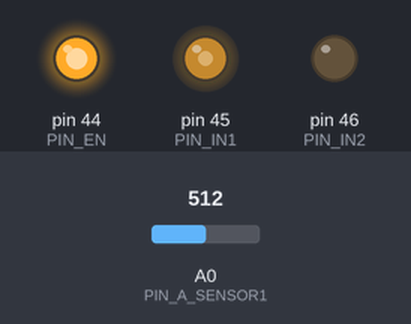
This program was run on a simulated Arduino Mega 2560, built with avr-gcc and run on an emulated ATmega2560. Shown: output pins drawn as LEDs (lit = HIGH). The test bench sets the inputs (shaded band); at power-on: A0 (PIN_A_SENSOR1) = 512.

Above: at 5.8 s.
5.9 s: A0 (PIN_A_SENSOR1) set to 716
At 9.4 s:
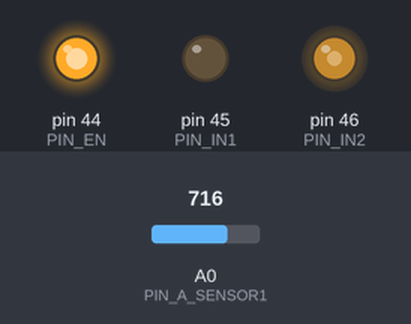
16.5 s: A0 (PIN_A_SENSOR1) set to 900
At 18.3 s:
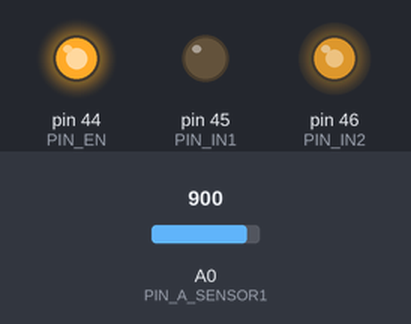
27.3 s: A0 (PIN_A_SENSOR1) set to 190
38.1 s: A0 (PIN_A_SENSOR1) set to 0
At 41.2 s:
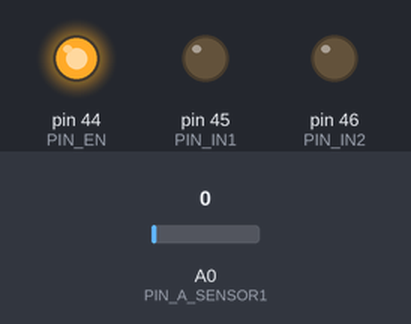
48.9 s: A0 (PIN_A_SENSOR1) set to 3
54.9 s: A0 (PIN_A_SENSOR1) set to 6
At 57.8 s:
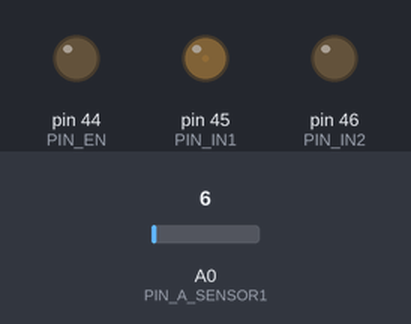
Timing chart, 0 to 66.5 s (numbered marks = the images above; inputs shaded):
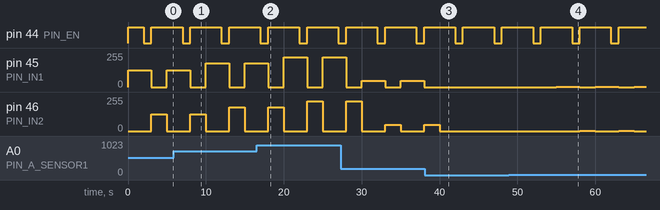

Measured:
- the behaviour switches between 4 and 5 on A0 (PIN_A_SENSOR1) (found by bisection; images 3 and 4)
- after the input at 38.1 s, pin 45 (PIN_IN1): stops changing and stays 0/255; pin 46 (PIN_IN2): goes on until 40.0 s, then stays 0/255
- after the input at 54.9 s, pin 45 (PIN_IN1): alternates 1/255 for 3.0 s and 0/255 for 2.0 s, starting after 0.11 s; pin 46 (PIN_IN2): alternates 1/255 for 2.0 s and 0/255 for 3.0 s, starting after 3.1 s
- by itself, pin 44 (PIN_EN): alternates HIGH for 4.0 s and LOW for 1.0 s
- by itself, pin 45 (PIN_IN1): alternates 47/255 for 3.0 s and 0/255 for 2.0 s

The program:

main.cpp
```cpp
#include <Arduino.h>
#include <Wire.h>
#include <MD_Parola.h>
#include <MD_MAX72xx.h>
#include <SPI.h>

#include "LiquidCrystal_I2C.h"
#include "matrix_display.h"

#include "led.h"
#include "tombol.h"
#include "potensio.h"
#include "lcd.h"
#include "speaker.h"
#include <Stepper.h>

#define PIN_EN 44
#define PIN_IN1 45
#define PIN_IN2 46

void setup()
{
    pinMode(PIN_EN, OUTPUT);
    pinMode(PIN_IN1, OUTPUT);
    pinMode(PIN_IN2, OUTPUT);
}
void loop()
{
    int speed = bacaSensor(A0);
    speed = map(speed, 0, 1023, 0, 255);
    digitalWrite(PIN_EN, HIGH);
    // digitalWrite(PIN_IN1, HIGH);
    analogWrite(PIN_IN1, speed);
    digitalWrite(PIN_IN2, LOW);
    delay(2000);

    digitalWrite(PIN_EN, LOW);
    delay(1000);

    digitalWrite(PIN_EN, HIGH);
    digitalWrite(PIN_IN1, LOW);
    // digitalWrite(PIN_IN2, HIGH);
    analogWrite(PIN_IN2, speed);
    delay(2000);
}
```

led.h
```cpp
#ifndef __LED_H__
#define __LED_H__

#define PIN_LED1 22
#define PIN_LED2 23
#define PIN_LED3 24
#define PIN_LED4 25
#define PIN_LED5 26
#define PIN_LED6 27
#define PIN_LED7 28
#define PIN_LED8 29

#define LED1_ON digitalWrite(PIN_LED1, HIGH)
#define LED2_ON digitalWrite(PIN_LED2, HIGH)
#define LED3_ON digitalWrite(PIN_LED3, HIGH)
#define LED4_ON digitalWrite(PIN_LED4, HIGH)
#define LED5_ON digitalWrite(PIN_LED5, HIGH)
#define LED6_ON digitalWrite(PIN_LED6, HIGH)
#define LED7_ON digitalWrite(PIN_LED7, HIGH)
#define LED8_ON digitalWrite(PIN_LED8, HIGH)

#define LED1_OFF digitalWrite(PIN_LED1, LOW)
#define LED2_OFF digitalWrite(PIN_LED2, LOW)
#define LED3_OFF digitalWrite(PIN_LED3, LOW)
#define LED4_OFF digitalWrite(PIN_LED4, LOW)
#define LED5_OFF digitalWrite(PIN_LED5, LOW)
#define LED6_OFF digitalWrite(PIN_LED6, LOW)
#define LED7_OFF digitalWrite(PIN_LED7, LOW)
#define LED8_OFF digitalWrite(PIN_LED8, LOW)

void konfigurasi_led()
{
    // atur PORTA 0->7 sbgai output
    DDRA = 0b11111111;
    // Led_ON_All();
}

void Led_ON_All()
{
    LED1_ON;
    LED2_ON;
    LED3_ON;
    LED4_ON;
    LED5_ON;
    LED6_ON;
    LED7_ON;
    LED8_ON;
}
void Led_OFF_All()
{
    LED1_OFF;
    LED2_OFF;
    LED3_OFF;
    LED4_OFF;
    LED5_OFF;
    LED6_OFF;
    LED7_OFF;
    LED8_OFF;
}


#endif
```

matrix_display.h
```cpp
#include <MD_Parola.h>
#include <MD_MAX72xx.h>
#include <SPI.h>
#include "tombol.h"

#define HARDWARE_TYPE MD_MAX72XX::FC16_HW
#define MAX_DEVICES 4

#define CLK_PIN 12
#define DATA_PIN 13
#define CS_PIN 11

MD_Parola P = MD_Parola(HARDWARE_TYPE, DATA_PIN, CLK_PIN, CS_PIN, MAX_DEVICES);

void konfigurasi_matrix(void)
{
    konfigurasi_tombol();
    P.begin();
}

void tampilkan_lampu_sein(void)
{
    if (TOMBOL1_DITEKAN)
    {
        if (P.displayAnimate())
            P.displayText("==>>", PA_CENTER, 20, 0, PA_SCROLL_LEFT, PA_SCROLL_LEFT);
        P.setZoneEffect(0, true, PA_FLIP_LR);
        P.setZoneEffect(0, true, PA_FLIP_UD);
    }
    if (TOMBOL2_DITEKAN)
    {
        if (P.displayAnimate())
            P.displayText("<<==", PA_CENTER, 20, 0, PA_SCROLL_RIGHT, PA_SCROLL_RIGHT);
        P.setZoneEffect(0, true, PA_FLIP_LR);
        P.setZoneEffect(0, true, PA_FLIP_UD);
    }
    if((!TOMBOL1_DITEKAN) && (!TOMBOL2_DITEKAN)){
        // P.displayReset();
        P.displayClear();
    }
}
```

potensio.h
```cpp
#ifndef __POTENSIO_H__
#define __POTENSIO_H__

#define PIN_A_SENSOR1 A0
#define PIN_A_SENSOR2 A1
#define PIN_A_SENSOR3 A2
#define PIN_A_SENSOR4 A3
#define PIN_A_SENSOR5 A4
#define PIN_A_SENSOR6 A5
#define PIN_A_SENSOR7 A6
#define PIN_A_SENSOR8 A7

/// map one numerical span to another with floating point values
double mapFloat (double x, double in_min, double in_max, double out_min, double out_max) {
    return (x - in_min) * (out_max - out_min) / (in_max - in_min) + out_min;
}
int bacaSensor(uint8_t no_sensor){
  // konversi data sinyal analog ke digital, simpan pada variabel
  uint16_t nilai_sensor = analogRead(no_sensor);
  // tampilkan nilai sensor
  Serial.println("Sensor anda [digital raw] pada pin "+String(no_sensor)+":"+String(nilai_sensor));
  return nilai_sensor;
}
void bacaSensor(){
  for (int i = 54; i <= 61; i++)
  {
    uint16_t tmp = analogRead(i);
    Serial.println("Value "+String(i)+" :["+tmp+"], Voltage:["+String(mapFloat(tmp,0,1023,0,5))+" volt]");
  }
}


#endif
```

speaker.h
```cpp
#include <Arduino.h>

class Speaker
{
private:
  int pin_speaker;
  int ts;

public:
  Speaker(int _pin_speaker)
  {
    pin_speaker = _pin_speaker;
    pinMode(pin_speaker, OUTPUT);
  };
  ~Speaker(){};
  void Train(int speed)
  {
    // alarm kereta api
    // 1000 Hz selama 1 detik
    for (int i = 0; i <= 1000; i++)
    {
      digitalWrite(pin_speaker, HIGH);
      delayMicroseconds(500 / speed);
      digitalWrite(pin_speaker, LOW);
      delayMicroseconds(500 / speed);
    }
    // 500 Hz selama 1 detik
    for (int i = 0; i <= 500; i++)
    {
      digitalWrite(pin_speaker, HIGH);
      delayMicroseconds(1000 / speed);
      digitalWrite(pin_speaker, LOW);
      delayMicroseconds(1000 / speed);
    }
  }
  void Telp()
  {

    // 400Hz selamat 0,5 detik
    for (int i = 0; i <= 200; i++)
    {
      digitalWrite(pin_speaker, HIGH);
      delayMicroseconds(1250);
      digitalWrite(pin_speaker, LOW);
      delayMicroseconds(1250);
    }
    // diam 0.5s
    digitalWrite(pin_speaker, LOW);
    delay(500);
  }
  void Waiting()
  {
    for (int j = 0; j < 20; j++)
    {

      for (int i = 0; i <= 8; i++)
      {
        digitalWrite(pin_speaker, HIGH);
        delayMicroseconds(1520);
        digitalWrite(pin_speaker, LOW);
        delayMicroseconds(1520);
      }
      for (int i = 0; i <= 12; i++)
      {
        digitalWrite(pin_speaker, HIGH);
        delayMicroseconds(1041);
        digitalWrite(pin_speaker, LOW);
        delayMicroseconds(1041);
      }
    }
    delay(2000);
  }
  // oktaf 1 ==========================
  void Do1(int l)
  {
    ts = 3822;
    for (int i = 0; i <= l; i++)
    {
      digitalWrite(pin_speaker, HIGH);
      delayMicroseconds(ts);
      digitalWrite(pin_speaker, LOW);
      delayMicroseconds(ts);
    }
  }
  void Re1(int l)
  {
    ts = 3405;
    for (int i = 0; i <= l; i++)
    {
      digitalWrite(pin_speaker, HIGH);
      delayMicroseconds(ts);
      digitalWrite(pin_speaker, LOW);
      delayMicroseconds(ts);
    }
  }
  void Mi1(int l)
  {
    ts = 3034;
    for (int i = 0; i <= l; i++)
    {
      digitalWrite(pin_speaker, HIGH);
      delayMicroseconds(ts);
      digitalWrite(pin_speaker, LOW);
      delayMicroseconds(ts);
    }
  }
  void Fa1(int l)
  {
    ts = 2864;
    for (int i = 0; i <= l; i++)
    {
      digitalWrite(pin_speaker, HIGH);
      delayMicroseconds(ts);
      digitalWrite(pin_speaker, LOW);
      delayMicroseconds(ts);
    }
  }
  void Sol1(int l)
  {
    ts = 2551;
    for (int i = 0; i <= l; i++)
    {
      digitalWrite(pin_speaker, HIGH);
      delayMicroseconds(ts);
      digitalWrite(pin_speaker, LOW);
      delayMicroseconds(ts);
    }
  }
  void La1(int l)
  {
    ts = 2273;
    for (int i = 0; i <= l; i++)
    {
      digitalWrite(pin_speaker, HIGH);
      delayMicroseconds(ts);
      digitalWrite(pin_speaker, LOW);
      delayMicroseconds(ts);
    }
  }
  void Si1(int l)
  {
    ts = 2025;
    for (int i = 0; i <= l; i++)
    {
      digitalWrite(pin_speaker, HIGH);
      delayMicroseconds(ts);
      digitalWrite(pin_speaker, LOW);
      delayMicroseconds(ts);
    }
  }
  // oktaf 2 ==========================
  void Do2(int l)
  {
    ts = 1911;
    for (int i = 0; i <= l; i++)
    {
      digitalWrite(pin_speaker, HIGH);
      delayMicroseconds(ts);
      digitalWrite(pin_speaker, LOW);
      delayMicroseconds(ts);
    }
  }
  void Re2(int l)
  {
    ts = 1703;
    for (int i = 0; i <= l; i++)
    {
      digitalWrite(pin_speaker, HIGH);
      delayMicroseconds(ts);
      digitalWrite(pin_speaker, LOW);
      delayMicroseconds(ts);
    }
  }
  void Mi2(int l)
  {
    ts = 1517;
    for (int i = 0; i <= l; i++)
    {
      digitalWrite(pin_speaker, HIGH);
      delayMicroseconds(ts);
      digitalWrite(pin_speaker, LOW);
      delayMicroseconds(ts);
    }
  }
  void Fa2(int l)
  {
    ts = 1432;
    for (int i = 0; i <= l; i++)
    {
      digitalWrite(pin_speaker, HIGH);
      delayMicroseconds(ts);
      digitalWrite(pin_speaker, LOW);
      delayMicroseconds(ts);
    }
  }
  void So2(int l)
  {
    ts = 1276;
    for (int i = 0; i <= l; i++)
    {
      digitalWrite(pin_speaker, HIGH);
      delayMicroseconds(ts);
      digitalWrite(pin_speaker, LOW);
      delayMicroseconds(ts);
    }
  }
  void La2(int l)
  {
    ts = 1136;
    for (int i = 0; i <= l; i++)
    {
      digitalWrite(pin_speaker, HIGH);
      delayMicroseconds(ts);
      digitalWrite(pin_speaker, LOW);
      delayMicroseconds(ts);
    }
  }
  void Si2(int l)
  {
    ts = 1012;
    for (int i = 0; i <= l; i++)
    {
      digitalWrite(pin_speaker, HIGH);
      delayMicroseconds(ts);
      digitalWrite(pin_speaker, LOW);
      delayMicroseconds(ts);
    }
  }
  // oktaf 3 ==========================
  void Do3(int l)
  {
    ts = 956;
    for (int i = 0; i <= l; i++)
    {
      digitalWrite(pin_speaker, HIGH);
      delayMicroseconds(ts);
      digitalWrite(pin_speaker, LOW);
      delayMicroseconds(ts);
    }
  }

  void PlayPiano(int pause)
  {
    Do2(pause);
    Re2(pause);
    Mi2(pause);
    Fa2(pause);
    So2(pause);
    La2(pause);
    Si2(pause);
    Do3(pause);
  }
  void PlaySorak2()
  {
    // bait 1
    Mi1(50);
    Fa1(40);
    Sol1(90);
    delay(10);
    Sol1(90);
    Do2(130);
    Re2(146);
    Mi2(300);
    Do2(130);
    Si1(60);
    Do2(50);
    Re2(146);
    Fa2(174);
    Mi2(164);
    Re2(141);
    Do2(200);
    delay(50);

    // bait 2
    Mi1(50);
    Fa1(40);
    Sol1(90);
    delay(10);
    Sol1(90);
    Do2(130);
    Re2(146);
    Mi2(300);
    Do2(130);
    Si1(60);
    Do2(50);
    Re2(146);
    Fa2(174);
    Mi2(164);
    Re2(141);
    Do2(150);
    delay(50);
    // bait3
    Mi2(100);
    Fa2(110);
    So2(196);
    delay(10);
    So2(196);
    La2(250);
    delay(50);
    La2(220);
    So2(300);
    delay(50);

    // bait4
    Mi2(100);
    Fa2(110);
    So2(196);
    delay(10);
    So2(196);
    La2(220);
    delay(10);
    La2(220);
    So2(300);
    delay(50);
    // bait 5
    Re2(110);
    Mi2(114);
    Fa2(174);
    delay(30);
    Fa2(174);
    So2(196);
    delay(30);
    So2(196);
    Mi2(200);
    Do2(130);
    Si1(100);
    Do2(100);
    Re2(146);
    Fa2(174);
    Mi2(164);
    Re2(146);
    Do2(130);
    delay(3000);
  }
};
```

tombol.h
```cpp
#ifndef __TOMBOL_H__
#define __TOMBOL_H__

#define PIN_TOMBOL1     50
#define PIN_TOMBOL2     51
#define PIN_TOMBOL3     52
#define PIN_TOMBOL4     53

#define TOMBOL1_DITEKAN     digitalRead(PIN_TOMBOL1) == LOW
#define TOMBOL2_DITEKAN     digitalRead(PIN_TOMBOL2) == LOW
#define TOMBOL3_DITEKAN     digitalRead(PIN_TOMBOL3) == LOW
#define TOMBOL4_DITEKAN     digitalRead(PIN_TOMBOL4) == LOW

void konfigurasi_tombol(){
    // atur PORTB 0->7 sbgai input
    DDRB = 0b00000000;
    // aktifkan Rinternal pullup pada pin PB0 -> PB7
    PORTB = 0b11111111;
}

void baca_tombol(void){
    // jika tombol 1 ditekan
    if (TOMBOL1_DITEKAN){/* maka lakukan tampilkan pesan*/Serial.println("tombol 1 ditekan");}
    if (TOMBOL2_DITEKAN){/* maka lakukan tampilkan pesan*/Serial.println("tombol 2 ditekan");}
    if (TOMBOL3_DITEKAN){/* maka lakukan tampilkan pesan*/Serial.println("tombol 3 ditekan");}
    if (TOMBOL4_DITEKAN){/* maka lakukan tampilkan pesan*/Serial.println("tombol 4 ditekan");}
    // return 1;
}

uint8_t bacaTombol(void){
    // jika tombol 1 ditekan
    uint8_t data_tombol = 0;
    if (TOMBOL1_DITEKAN){/* maka lakukan tampilkan pesan*/data_tombol = 1;}
    if (TOMBOL2_DITEKAN){/* maka lakukan tampilkan pesan*/data_tombol = 2;}
    if (TOMBOL3_DITEKAN){/* maka lakukan tampilkan pesan*/data_tombol = 3;}
    if (TOMBOL4_DITEKAN){/* maka lakukan tampilkan pesan*/data_tombol = 4;}
    return data_tombol;
}

#endif
```

lcd.h
```cpp
#ifndef __LCD_H__
#define __LCD_H__
#include "LiquidCrystal_I2C.h"
LiquidCrystal_I2C lcd(0x27, 20, 4); // set the LCD address to 0x27 for a 16 chars and 2 line display
int counter = 0;
void tampilkan()
{
    lcd.init();
    lcd.backlight();
    lcd.setCursor(0, 0);
    lcd.print("===3B TOE===");
    lcd.setCursor(0, 1);
    lcd.print("antrian:");
}
#endif
```
